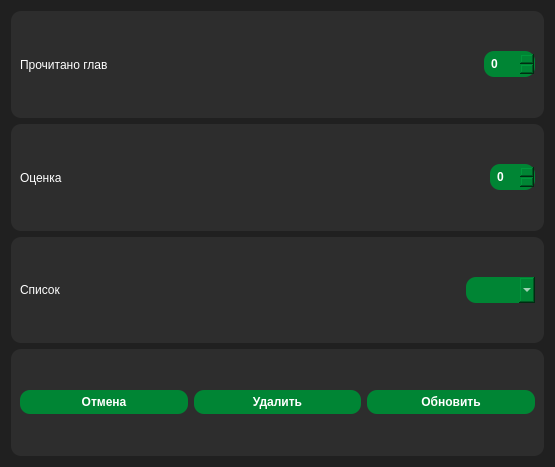
<?xml version="1.0" encoding="UTF-8"?>
<ui version="4.0">
 <class>Dialog</class>
 <widget class="QDialog" name="Dialog">
  <property name="geometry">
   <rect>
    <x>0</x>
    <y>0</y>
    <width>555</width>
    <height>467</height>
   </rect>
  </property>
  <property name="windowTitle">
   <string>Dialog</string>
  </property>
  <property name="styleSheet">
   <string notr="true">QFrame {
	border-radius: 10px;
	background-color: rgb(45, 45, 45);
	color: rgb(255, 255, 255);
}

QDialog{
	background-color: rgb(32, 32, 32);
}

QComboBox {
	padding: 5px 1px;
	border-radius: 10px;
	font-weight: bold;
	background-color: rgb(0, 133, 52);
	color: rgb(255, 255, 255);
}

QSpinBox {
	padding: 5px 5px;
	border-radius: 10px;
	font-weight: bold;
	background-color: rgb(0, 133, 52);
	color: rgb(255, 255, 255);
}

QPushButton {
	padding: 5px 1px;
	border-radius: 10px;
	font-weight: bold;
	background-color: rgb(0, 133, 52);
	color: rgb(255, 255, 255);
}

QPushButton:hover:!pressed {
	border-left: 3px solid white;
}

QPushButton:checked {
	border-left: 3px solid white;
}</string>
  </property>
  <layout class="QVBoxLayout" name="verticalLayout">
   <item>
    <widget class="QFrame" name="chapters_frame">
     <property name="frameShape">
      <enum>QFrame::StyledPanel</enum>
     </property>
     <property name="frameShadow">
      <enum>QFrame::Raised</enum>
     </property>
     <layout class="QHBoxLayout" name="horizontalLayout_4">
      <item>
       <widget class="QLabel" name="label_2">
        <property name="text">
         <string>Прочитано глав</string>
        </property>
       </widget>
      </item>
      <item>
       <spacer name="horizontalSpacer_2">
        <property name="orientation">
         <enum>Qt::Horizontal</enum>
        </property>
        <property name="sizeHint" stdset="0">
         <size>
          <width>391</width>
          <height>20</height>
         </size>
        </property>
       </spacer>
      </item>
      <item>
       <widget class="QSpinBox" name="chapters_box">
        <property name="maximum">
         <number>999</number>
        </property>
       </widget>
      </item>
     </layout>
    </widget>
   </item>
   <item>
    <widget class="QFrame" name="score_frame">
     <property name="frameShape">
      <enum>QFrame::StyledPanel</enum>
     </property>
     <property name="frameShadow">
      <enum>QFrame::Raised</enum>
     </property>
     <layout class="QHBoxLayout" name="horizontalLayout_3">
      <item>
       <widget class="QLabel" name="label_3">
        <property name="text">
         <string>Оценка</string>
        </property>
       </widget>
      </item>
      <item>
       <spacer name="horizontalSpacer_3">
        <property name="orientation">
         <enum>Qt::Horizontal</enum>
        </property>
        <property name="sizeHint" stdset="0">
         <size>
          <width>444</width>
          <height>20</height>
         </size>
        </property>
       </spacer>
      </item>
      <item>
       <widget class="QSpinBox" name="score_box">
        <property name="maximum">
         <number>10</number>
        </property>
       </widget>
      </item>
     </layout>
    </widget>
   </item>
   <item>
    <widget class="QFrame" name="status_frame">
     <property name="frameShape">
      <enum>QFrame::StyledPanel</enum>
     </property>
     <property name="frameShadow">
      <enum>QFrame::Raised</enum>
     </property>
     <layout class="QHBoxLayout" name="horizontalLayout_2">
      <item>
       <widget class="QLabel" name="label">
        <property name="text">
         <string>Список</string>
        </property>
       </widget>
      </item>
      <item>
       <spacer name="horizontalSpacer">
        <property name="orientation">
         <enum>Qt::Horizontal</enum>
        </property>
        <property name="sizeHint" stdset="0">
         <size>
          <width>414</width>
          <height>20</height>
         </size>
        </property>
       </spacer>
      </item>
      <item>
       <widget class="QComboBox" name="lib_list_box"/>
      </item>
     </layout>
    </widget>
   </item>
   <item>
    <widget class="QFrame" name="actions_frame">
     <property name="frameShape">
      <enum>QFrame::StyledPanel</enum>
     </property>
     <property name="frameShadow">
      <enum>QFrame::Raised</enum>
     </property>
     <layout class="QHBoxLayout" name="horizontalLayout">
      <item>
       <widget class="QPushButton" name="cancel_btn">
        <property name="cursor">
         <cursorShape>PointingHandCursor</cursorShape>
        </property>
        <property name="text">
         <string>Отмена</string>
        </property>
       </widget>
      </item>
      <item>
       <widget class="QPushButton" name="delete_btn">
        <property name="cursor">
         <cursorShape>PointingHandCursor</cursorShape>
        </property>
        <property name="text">
         <string>Удалить</string>
        </property>
       </widget>
      </item>
      <item>
       <widget class="QPushButton" name="update_btn">
        <property name="cursor">
         <cursorShape>PointingHandCursor</cursorShape>
        </property>
        <property name="text">
         <string>Обновить</string>
        </property>
       </widget>
      </item>
     </layout>
    </widget>
   </item>
  </layout>
 </widget>
 <resources/>
 <connections/>
</ui>
